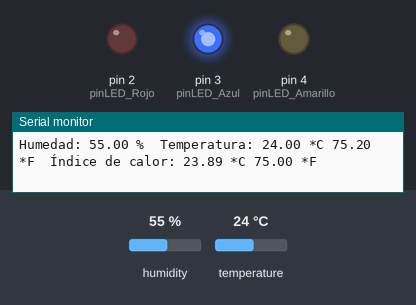
Recording of a sketch running on a simulated Arduino Uno, built with avr-gcc and run on an emulated ATmega328P. On the bench: output pins drawn as LEDs (lit = HIGH), the last lines printed to the serial monitor. The test bench sets the inputs (shaded band); at power-on: temperature 24 °C, humidity 55 %.

Above: at 3.8 s.
3.9 s: temperature set to 22 °C
6.8 s: temperature set to 19 °C
At 7.7 s:
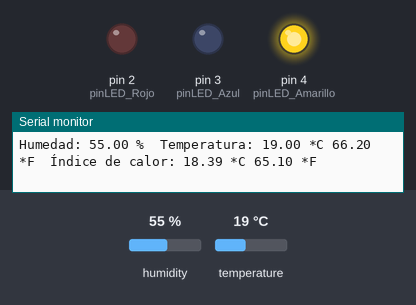
9.7 s: temperature set to 28 °C
At 12.0 s:
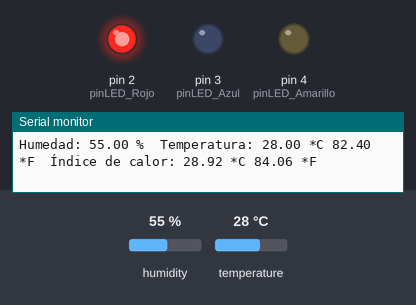
12.8 s: temperature set to 24 °C
At 14.8 s:
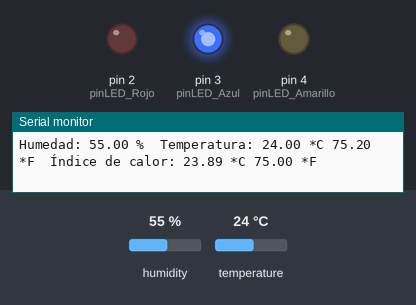
15.7 s: temperature set to 12 °C
At 17.8 s:
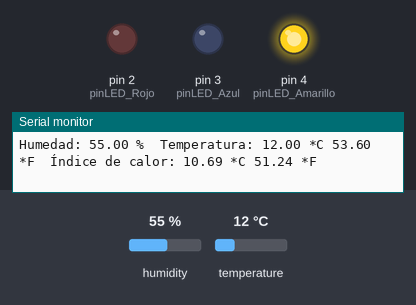
Timing chart, 0 to 19.3 s (numbered marks = the images above; inputs shaded):
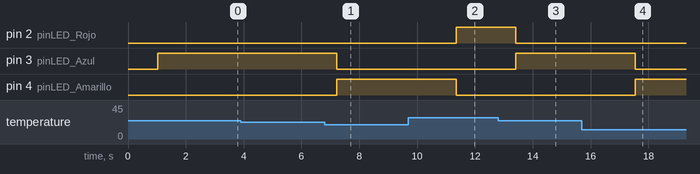

The sketch:

sensor_temp.ino
```cpp
// Incluimos librería
#include <DHT.h>
#include "Servo.h"

// Definimos el pin digital donde se conecta el sensor
#define DHTPIN A0
// Dependiendo del tipo de sensor
#define DHTTYPE DHT11
const int pinLED_Rojo = 2;
const int pinLED_Azul = 3;
const int pinLED_Amarillo = 4;

// Inicializamos el sensor DHT11
DHT dht(DHTPIN, DHTTYPE);

void setup() {
  // Inicializamos comunicación serie
  Serial.begin(9600);

  // Comenzamos el sensor DHT
  dht.begin();
}

void loop() {
    // Esperamos 5 segundos entre medidas
  delay(1000);

  // Leemos la humedad relativa
  float h = dht.readHumidity();
  // Leemos la temperatura en grados centígrados (por defecto)
  float t = dht.readTemperature();
  // Leemos la temperatura en grados Fahrenheit
  float f = dht.readTemperature(true);

  // Comprobamos si ha habido algún error en la lectura
  if (isnan(h) || isnan(t) || isnan(f)) {
    Serial.println("Error obteniendo los datos del sensor DHT11");
    return;
  }

  // Calcular el índice de calor en Fahrenheit
  float hif = dht.computeHeatIndex(f, h);
  // Calcular el índice de calor en grados centígrados
  float hic = dht.computeHeatIndex(t, h, false);

  if (hic > 25) {
    // Temperatura alta, encender LED azul y apagar LED rojo
    analogWrite(pinLED_Azul, 0);
    analogWrite(pinLED_Rojo, 255);
    analogWrite(pinLED_Amarillo, 0);
  } else if (hic > 20 && hic < 25 ) {
    // Temperatura baja, encender LED rojo y apagar LED azul
    analogWrite(pinLED_Rojo, 0);
    analogWrite(pinLED_Azul, 255);
    analogWrite(pinLED_Amarillo, 0);
  } else {
    // Temperatura dentro del rango normal, apagar ambos LEDs
    analogWrite(pinLED_Rojo, 0);
    analogWrite(pinLED_Azul, 0);
    analogWrite(pinLED_Amarillo, 255);
  }

  Serial.print("Humedad: ");
  Serial.print(h);
  Serial.print(" %\t");
  Serial.print("Temperatura: ");
  Serial.print(t);
  Serial.print(" *C ");
  Serial.print(f);
  Serial.print(" *F\t");
  Serial.print("Índice de calor: ");
  Serial.print(hic);
  Serial.print(" *C ");
  Serial.print(hif);
  Serial.println(" *F");

}
```

Measured:
- the behaviour switches between 21 and 20 °C on temperature (found by bisection; images 0 and 1)
- the behaviour switches between 26 and 25 °C on temperature (found by bisection; images 2 and 3)
- after the input at 6.8 s, pin 3 (pinLED_Azul): HIGH → LOW after 0.42 s; pin 4 (pinLED_Amarillo): LOW → HIGH after 0.42 s
- after the input at 9.7 s, pin 2 (pinLED_Rojo): LOW → HIGH after 1.7 s; pin 4 (pinLED_Amarillo): HIGH → LOW after 1.7 s
- after the input at 12.8 s, pin 2 (pinLED_Rojo): HIGH → LOW after 0.62 s; pin 3 (pinLED_Azul): LOW → HIGH after 0.62 s
- after the input at 15.7 s, pin 3 (pinLED_Azul): HIGH → LOW after 1.8 s; pin 4 (pinLED_Amarillo): LOW → HIGH after 1.8 s
